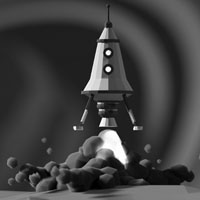
%> input picture Image Inpainting Coursework/ImageInpaintingFrameWork/Reconstruction/large.jpg, 200 x 200 px
$ octave main.m   (GNU Octave 9; MATLAB toolbox functions it lacks are replaced by stand-ins)
%> lines starting %> are read from the running program, lines starting %| are printed output that depends on the picture
clc;
clear;
close all;

imgin = im2double(imread('./large.jpg'));
%> imgin: size 200x200 double; min 0, max 1, mean 0.252

[imh, imw, nb] = size(imgin);
%> imh = 200; imw = 200; nb = 1
assert(nb==1);
% the image is grayscale

V = zeros(imh, imw);
V(1:imh*imw) = 1:imh*imw;
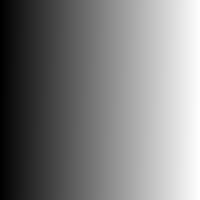
%> V: size 200x200 double; min 1, max 40000, mean 20000.5; drawn with min black and max white
% V(y,x) = (y-1)*imw + x
% use V(y,x) to represent the variable index of pixel (x,y)

totalPixels = imh * imw;
%> totalPixels = 40000
midPixelsLength = imh - 2; %number of pixels in a column of an image that is not on the edge of the image
%> midPixelsLength = 198
numRows = (totalPixels - 4) * 3 + 4 + 4;
%> numRows = 119996
rows = zeros(1, numRows);
cols = zeros(1, numRows);
values = zeros(1, numRows);
b = zeros(totalPixels + 4, 1);

row  = 1; %current row in rows vector, skipping top-left corner pixel

%% top-left corner pixel
rows(row) = 1;
cols(row) = 1;
values(row) = 0;
b(V(1,1)) = 0;
%%

%move row index
row = row + 1;
i = row; %current row in A matrix or input image

%% left Edge
for i = i : i + midPixelsLength - 1
    rows(row : row+2) = i;
    cols(row : row+2) = V(i-1 : i+1);
    values(row) = -1;
    values(row+1) = 2;
    values(row+2) = -1;
    row = row + 3;
    b(i, 1) = -imgin(i-1) + 2*imgin(i) - imgin(i + 1);
end
%> after the loop, row = 596

%% bottom-left corner pixel
rows(row) = imh;
cols(row) = 1;
values(row) = 0;
b(V(imh,1)) = 0;
%%

%start next column of input image by moving row index
row = row + 1;
%> row = 597
i = i + 2;
%> i = 201

%Loop through the cols of input image minus the last column
for imgcols = 2: imw-1
    %% top edge value
    rows(row : row+2) = i;
    cols(row) = V(i - imh);
    cols(row + 1) = V(i);
    cols(row + 2) = V(i + imh);
    values(row) = -1;
    values(row + 1) = 2;
    values(row + 2) = -1;
    b(i, 1) = -imgin(i-imh) + 2*imgin(i) - imgin(i + imh);
    %%
    row = row + 3;
    i = i + 1;

    %% middle pixels
    for i = i : i + midPixelsLength - 1
        rows(row : row + 4) = i;
        cols(row) = V(i - imh);
        cols(row + 1) = V(i-1);
        cols(row + 2) = V(i);
        cols(row + 3) = V(i + 1);
        cols(row + 4) = V(i + imh);
        values(row : row + 1) = -1;
        values(row + 2) = 4;
        values(row+3 : row+4) = -1;
        b(i, 1) = -imgin(i-imh) -imgin(i-1) + 4*imgin(i) - imgin(i + 1) - imgin(i+imh);
        row = row + 5;
    end
    %%

    i = i + 1;

    %% bottom edge val
    rows(row : row + 2) = i;
    cols(row) = V(i - imh);
    cols(row + 1) = V(i);
    cols(row + 2) = V(i + imh);
    values(row) = -1;
    values(row + 1) = 2;
    values(row + 2) = -1;
    b(i, 1) = -imgin(i-imh) + 2*imgin(i) - imgin(i + imh);
    %%
    row = row + 3;
    i = i + 1;
end
%> this loop made 198 passes
%> row on passes 1 to 3: 1593, 2589, 3585
%> after the loop, i = 39801; row = 197805

%% top-right corner pixel
rows(row) = 1;
cols(row) = imw;
values(row) = 0;
b(V(1,imw)) = 0;
%%

%move row index
row = row + 1;
%> row = 197806
i = i + 1;
%> i = 39802

%% right edge
for i = i : i + midPixelsLength -1
    rows(row : row + 2) = i;
    cols(row : row+2) = V(i-1 : i+1);
    values(row) = -1;
    values(row + 1) = 2;
    values(row +2) = -1;
    row = row + 3;
    b(i, 1) = -imgin(i-1) + 2*imgin(i) - imgin(i + 1);
end
%> this loop made 198 passes
%> row on passes 1 to 3: 197809, 197812, 197815
%> after the loop, row = 198400
%%

%% bottom-right corner pixel
rows(row) = imh;
cols(row) = imw;
values(row) = 0;
b(V(imh,imw)) = 0;
%%

%move row index
row = row + 1;
%> row = 198401
i = i + 2;
%> i = 40001

%% add extra constaints
rows(row : row + 3) = totalPixels+1 : totalPixels+4;
cols(row) = V(1, 1);
cols(row + 1) = V(1, imw);
cols(row + 2) =  V(imh, 1);
cols(row + 3) =  V(imh, imw);
values(row) = 1;
values(row + 1) = 1;
values(row + 2) = 1;
values(row + 3) = 1;
b(totalPixels + 1) =  imgin(1, 1);
b(totalPixels + 2) = imgin(1, imw);
b(totalPixels + 3) = imgin(imh, 1);
b(totalPixels + 4) =  imgin(imh, imw);
%%

% initialize A
A = sparse(rows, cols, values);

%TODO: solve the equation
%use "lscov" or "\", please google the matlab documents
solution = A\b;
error = sum(abs(A*solution-b));
%> error = 2.07e-12
disp(error);
%| 2.0718e-12
imgout = reshape(solution,[imh,imw]);

imwrite(imgout,'output.png');
figure(), hold off, imshow(imgout);
